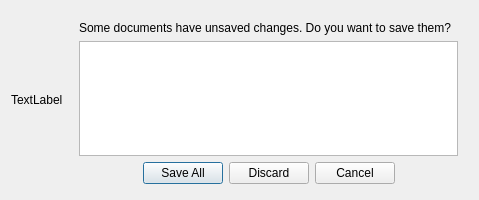
<?xml version="1.0" encoding="UTF-8"?>
<ui version="4.0">
 <class>SaveChangesMultipleDialog</class>
 <widget class="QDialog" name="SaveChangesMultipleDialog">
  <property name="geometry">
   <rect>
    <x>0</x>
    <y>0</y>
    <width>479</width>
    <height>200</height>
   </rect>
  </property>
  <property name="sizePolicy">
   <sizepolicy hsizetype="Maximum" vsizetype="Maximum">
    <horstretch>0</horstretch>
    <verstretch>0</verstretch>
   </sizepolicy>
  </property>
  <property name="windowTitle">
   <string>Close application - ManuWrite</string>
  </property>
  <property name="modal">
   <bool>true</bool>
  </property>
  <layout class="QHBoxLayout" name="horizontalLayout_2">
   <item>
    <widget class="QLabel" name="IconLabel">
     <property name="text">
      <string>TextLabel</string>
     </property>
     <property name="margin">
      <number>0</number>
     </property>
    </widget>
   </item>
   <item>
    <layout class="QVBoxLayout" name="verticalLayout">
     <property name="leftMargin">
      <number>10</number>
     </property>
     <property name="topMargin">
      <number>10</number>
     </property>
     <property name="rightMargin">
      <number>10</number>
     </property>
     <property name="bottomMargin">
      <number>5</number>
     </property>
     <item>
      <widget class="QLabel" name="MessageLabel">
       <property name="sizePolicy">
        <sizepolicy hsizetype="Minimum" vsizetype="Maximum">
         <horstretch>0</horstretch>
         <verstretch>0</verstretch>
        </sizepolicy>
       </property>
       <property name="text">
        <string>Some documents have unsaved changes. Do you want to save them?</string>
       </property>
       <property name="wordWrap">
        <bool>true</bool>
       </property>
       <property name="margin">
        <number>10</number>
       </property>
      </widget>
     </item>
     <item>
      <widget class="QListWidget" name="listWidget">
       <property name="sizePolicy">
        <sizepolicy hsizetype="Minimum" vsizetype="Maximum">
         <horstretch>0</horstretch>
         <verstretch>0</verstretch>
        </sizepolicy>
       </property>
      </widget>
     </item>
     <item>
      <widget class="QDialogButtonBox" name="buttonBox">
       <property name="orientation">
        <enum>Qt::Horizontal</enum>
       </property>
       <property name="standardButtons">
        <set>QDialogButtonBox::Cancel|QDialogButtonBox::Discard|QDialogButtonBox::SaveAll</set>
       </property>
       <property name="centerButtons">
        <bool>true</bool>
       </property>
      </widget>
     </item>
    </layout>
   </item>
  </layout>
 </widget>
 <resources/>
 <connections>
  <connection>
   <sender>buttonBox</sender>
   <signal>accepted()</signal>
   <receiver>SaveChangesMultipleDialog</receiver>
   <slot>accept()</slot>
   <hints>
    <hint type="sourcelabel">
     <x>248</x>
     <y>254</y>
    </hint>
    <hint type="destinationlabel">
     <x>157</x>
     <y>274</y>
    </hint>
   </hints>
  </connection>
  <connection>
   <sender>buttonBox</sender>
   <signal>rejected()</signal>
   <receiver>SaveChangesMultipleDialog</receiver>
   <slot>reject()</slot>
   <hints>
    <hint type="sourcelabel">
     <x>316</x>
     <y>260</y>
    </hint>
    <hint type="destinationlabel">
     <x>286</x>
     <y>274</y>
    </hint>
   </hints>
  </connection>
 </connections>
</ui>
